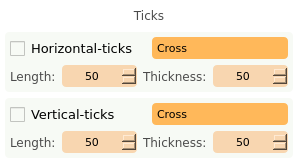
    <widget class="QFrame" name="verticalFrame_6">
     <property name="styleSheet">
      <string notr="true">background-color: rgb(255, 255, 255);
border-radius: 4px;</string>
     </property>
     <layout class="QVBoxLayout" name="verticalLayout_12">
      <property name="leftMargin">
       <number>5</number>
      </property>
      <property name="topMargin">
       <number>5</number>
      </property>
      <property name="rightMargin">
       <number>5</number>
      </property>
      <property name="bottomMargin">
       <number>5</number>
      </property>
      <item>
       <widget class="QLabel" name="static_odsc_label_31">
        <property name="minimumSize">
         <size>
          <width>0</width>
          <height>21</height>
         </size>
        </property>
        <property name="font">
         <font>
          <family>Verdana</family>
          <pointsize>9</pointsize>
          <weight>50</weight>
          <italic>false</italic>
          <bold>false</bold>
         </font>
        </property>
        <property name="styleSheet">
         <string notr="true">color: rgb(75, 75, 75);</string>
        </property>
        <property name="text">
         <string>Ticks</string>
        </property>
        <property name="alignment">
         <set>Qt::AlignCenter</set>
        </property>
       </widget>
      </item>
      <item>
       <widget class="QFrame" name="frame_28">
        <property name="styleSheet">
         <string notr="true">background-color: rgb(247, 250, 245);
border-radius: 4px;</string>
        </property>
        <layout class="QVBoxLayout" name="verticalLayout_5" stretch="0,0">
         <property name="leftMargin">
          <number>5</number>
         </property>
         <property name="topMargin">
          <number>5</number>
         </property>
         <property name="rightMargin">
          <number>5</number>
         </property>
         <property name="bottomMargin">
          <number>5</number>
         </property>
         <item>
          <layout class="QHBoxLayout" name="horizontalLayout_12">
           <item>
            <widget class="QCheckBox" name="qtvar_convertImages_multiSampleCheckbox_5">
             <property name="font">
              <font>
               <family>Verdana</family>
               <pointsize>10</pointsize>
               <weight>50</weight>
               <bold>false</bold>
              </font>
             </property>
             <property name="layoutDirection">
              <enum>Qt::LeftToRight</enum>
             </property>
             <property name="styleSheet">
              <string notr="true">QCheckBox::indicator
{
width: 15px;
height: 15px;

}

QCheckBox::indicator::unchecked
{
	image: url(:/ui/qt/resources/checkbox/checkbox_unchecked.png);
}

QCheckBox::indicator:unchecked:hover
{
	image: url(:/ui/qt/resources/checkbox/checkbox_unchecked_hover.png);
}

QCheckBox::indicator:unchecked:pressed
{
	image: url(:/ui/qt/resources/checkbox/checkbox_unchecked_pressed.png);
}

QCheckBox::indicator::checked 
{
	image: url(:/ui/qt/resources/checkbox/checkbox_checked.png);
}

QCheckBox::indicator:checked:hover 
{
	image: url(:/ui/qt/resources/checkbox/checkbox_checked_hover.png);
}

QCheckBox::indicator:checked:pressed 
{
	image: url(:/ui/qt/resources/checkbox/checkbox_checked_pressed.png);
}</string>
             </property>
             <property name="text">
              <string>Horizontal-ticks</string>
             </property>
            </widget>
           </item>
           <item>
            <widget class="QComboBox" name="pyqt5_combo_ef_formula_4">
             <property name="minimumSize">
              <size>
               <width>100</width>
               <height>22</height>
              </size>
             </property>
             <property name="font">
              <font>
               <family>Verdana</family>
               <pointsize>8</pointsize>
              </font>
             </property>
             <property name="styleSheet">
              <string notr="true">QComboBox
{
border-radius: 4px;
padding-left: 5px;
background-color: rgb(255, 184, 90);
}

QComboBox:hover
{
background-color: rgb(248,214,176);
}

QComboBox::drop-down{
background-color: transparent;
border-radius: 4px;
}

QComboBox::drop-down:hover{
background-color: transparent;
}

QComboBox::down-arrow
{
image: url(:/ui/qt/resources/dropdown/dropdown_arrow.png);
margin-right: 5px;
}

QComboBox QListView {
background-color: rgb(255, 184, 90);
padding:4px;
}

QComboBox QListView::item {
padding:15px;
}

</string>
             </property>
             <property name="editable">
              <bool>false</bool>
             </property>
             <property name="currentIndex">
              <number>0</number>
             </property>
             <property name="frame">
              <bool>true</bool>
             </property>
             <item>
              <property name="text">
               <string>Cross</string>
              </property>
             </item>
             <item>
              <property name="text">
               <string>Inwards</string>
              </property>
             </item>
             <item>
              <property name="text">
               <string>Outwards</string>
              </property>
             </item>
            </widget>
           </item>
          </layout>
         </item>
         <item>
          <layout class="QHBoxLayout" name="horizontalLayout_13">
           <item>
            <widget class="QLabel" name="static_odsc_label_39">
             <property name="minimumSize">
              <size>
               <width>0</width>
               <height>21</height>
              </size>
             </property>
             <property name="font">
              <font>
               <family>Verdana</family>
               <pointsize>9</pointsize>
               <weight>50</weight>
               <italic>false</italic>
               <bold>false</bold>
              </font>
             </property>
             <property name="styleSheet">
              <string notr="true">color: rgb(75, 75, 75);</string>
             </property>
             <property name="text">
              <string>Length:</string>
             </property>
            </widget>
           </item>
           <item>
            <widget class="QSpinBox" name="qtvar_convertImages_minedgespacing_15">
             <property name="minimumSize">
              <size>
               <width>75</width>
               <height>22</height>
              </size>
             </property>
             <property name="maximumSize">
              <size>
               <width>100</width>
               <height>16777215</height>
              </size>
             </property>
             <property name="font">
              <font>
               <family>Verdana</family>
               <pointsize>8</pointsize>
              </font>
             </property>
             <property name="layoutDirection">
              <enum>Qt::LeftToRight</enum>
             </property>
             <property name="styleSheet">
              <string notr="true">QSpinBox {
background-color: rgb(248, 214, 176);
border-radius: 4px;
padding: 0px 2px 0px 2px;
border-width: 3;
}

QSpinBox:hover {
background-color: rgb(255, 184, 90);
}

QSpinBox:selected {
background-color: rgb(255, 184, 90);
}

QSpinBox::up-button {
subcontrol-origin: border;
subcontrol-position: right;
image: url(:/ui/qt/resources/spinbox/spinbox_hover_right.png);
 }

QSpinBox::down-button {
subcontrol-origin: border;
subcontrol-position: left;
image: url(:/ui/qt/resources/spinbox/spinbox_hover_left.png);
 }

QSpinBox::up-button:hover {
image: url(:/ui/qt/resources/spinbox/spinbox_right.png);
 }

QSpinBox::down-button:hover {
image: url(:/ui/qt/resources/spinbox/spinbox_left.png);	
 }

QSpinBox::up-button:pressed {
image: url(:/ui/qt/resources/spinbox/spinbox_pressed_right.png);
}

QSpinBox::down-button:pressed {
image: url(:/ui/qt/resources/spinbox/spinbox_pressed_left.png);
 }</string>
             </property>
             <property name="alignment">
              <set>Qt::AlignCenter</set>
             </property>
             <property name="minimum">
              <number>-500</number>
             </property>
             <property name="maximum">
              <number>500</number>
             </property>
             <property name="value">
              <number>50</number>
             </property>
            </widget>
           </item>
           <item>
            <widget class="QLabel" name="static_odsc_label_40">
             <property name="minimumSize">
              <size>
               <width>0</width>
               <height>21</height>
              </size>
             </property>
             <property name="font">
              <font>
               <family>Verdana</family>
               <pointsize>9</pointsize>
               <weight>50</weight>
               <italic>false</italic>
               <bold>false</bold>
              </font>
             </property>
             <property name="styleSheet">
              <string notr="true">color: rgb(75, 75, 75);</string>
             </property>
             <property name="text">
              <string>Thickness:</string>
             </property>
            </widget>
           </item>
           <item>
            <widget class="QSpinBox" name="qtvar_convertImages_minedgespacing_16">
             <property name="minimumSize">
              <size>
               <width>75</width>
               <height>22</height>
              </size>
             </property>
             <property name="maximumSize">
              <size>
               <width>100</width>
               <height>16777215</height>
              </size>
             </property>
             <property name="font">
              <font>
               <family>Verdana</family>
               <pointsize>8</pointsize>
              </font>
             </property>
             <property name="layoutDirection">
              <enum>Qt::LeftToRight</enum>
             </property>
             <property name="styleSheet">
              <string notr="true">QSpinBox {
background-color: rgb(248, 214, 176);
border-radius: 4px;
padding: 0px 2px 0px 2px;
border-width: 3;
}

QSpinBox:hover {
background-color: rgb(255, 184, 90);
}

QSpinBox:selected {
background-color: rgb(255, 184, 90);
}

QSpinBox::up-button {
subcontrol-origin: border;
subcontrol-position: right;
image: url(:/ui/qt/resources/spinbox/spinbox_hover_right.png);
 }

QSpinBox::down-button {
subcontrol-origin: border;
subcontrol-position: left;
image: url(:/ui/qt/resources/spinbox/spinbox_hover_left.png);
 }

QSpinBox::up-button:hover {
image: url(:/ui/qt/resources/spinbox/spinbox_right.png);
 }

QSpinBox::down-button:hover {
image: url(:/ui/qt/resources/spinbox/spinbox_left.png);	
 }

QSpinBox::up-button:pressed {
image: url(:/ui/qt/resources/spinbox/spinbox_pressed_right.png);
}

QSpinBox::down-button:pressed {
image: url(:/ui/qt/resources/spinbox/spinbox_pressed_left.png);
 }</string>
             </property>
             <property name="alignment">
              <set>Qt::AlignCenter</set>
             </property>
             <property name="minimum">
              <number>-500</number>
             </property>
             <property name="maximum">
              <number>500</number>
             </property>
             <property name="value">
              <number>50</number>
             </property>
            </widget>
           </item>
          </layout>
         </item>
        </layout>
       </widget>
      </item>
      <item>
       <widget class="QFrame" name="frame_23">
        <property name="styleSheet">
         <string notr="true">background-color: rgb(247, 250, 245);
border-radius: 4px;</string>
        </property>
        <layout class="QVBoxLayout" name="verticalLayout_4" stretch="0,0">
         <property name="leftMargin">
          <number>5</number>
         </property>
         <property name="topMargin">
          <number>5</number>
         </property>
         <property name="rightMargin">
          <number>5</number>
         </property>
         <property name="bottomMargin">
          <number>5</number>
         </property>
         <item>
          <layout class="QHBoxLayout" name="horizontalLayout_10">
           <item>
            <widget class="QCheckBox" name="qtvar_convertImages_multiSampleCheckbox_3">
             <property name="font">
              <font>
               <family>Verdana</family>
               <pointsize>10</pointsize>
               <weight>50</weight>
               <bold>false</bold>
              </font>
             </property>
             <property name="layoutDirection">
              <enum>Qt::LeftToRight</enum>
             </property>
             <property name="styleSheet">
              <string notr="true">QCheckBox::indicator
{
width: 15px;
height: 15px;

}

QCheckBox::indicator::unchecked
{
	image: url(:/ui/qt/resources/checkbox/checkbox_unchecked.png);
}

QCheckBox::indicator:unchecked:hover
{
	image: url(:/ui/qt/resources/checkbox/checkbox_unchecked_hover.png);
}

QCheckBox::indicator:unchecked:pressed
{
	image: url(:/ui/qt/resources/checkbox/checkbox_unchecked_pressed.png);
}

QCheckBox::indicator::checked 
{
	image: url(:/ui/qt/resources/checkbox/checkbox_checked.png);
}

QCheckBox::indicator:checked:hover 
{
	image: url(:/ui/qt/resources/checkbox/checkbox_checked_hover.png);
}

QCheckBox::indicator:checked:pressed 
{
	image: url(:/ui/qt/resources/checkbox/checkbox_checked_pressed.png);
}</string>
             </property>
             <property name="text">
              <string>Vertical-ticks</string>
             </property>
            </widget>
           </item>
           <item>
            <widget class="QComboBox" name="pyqt5_combo_ef_formula_5">
             <property name="minimumSize">
              <size>
               <width>100</width>
               <height>22</height>
              </size>
             </property>
             <property name="font">
              <font>
               <family>Verdana</family>
               <pointsize>8</pointsize>
              </font>
             </property>
             <property name="styleSheet">
              <string notr="true">QComboBox
{
border-radius: 4px;
padding-left: 5px;
background-color: rgb(255, 184, 90);
}

QComboBox:hover
{
background-color: rgb(248,214,176);
}

QComboBox::drop-down{
background-color: transparent;
border-radius: 4px;
}

QComboBox::drop-down:hover{
background-color: transparent;
}

QComboBox::down-arrow
{
image: url(:/ui/qt/resources/dropdown/dropdown_arrow.png);
margin-right: 5px;
}

QComboBox QListView {
background-color: rgb(255, 184, 90);
padding:4px;
}

QComboBox QListView::item {
padding:15px;
}

</string>
             </property>
             <property name="editable">
              <bool>false</bool>
             </property>
             <property name="currentIndex">
              <number>0</number>
             </property>
             <property name="frame">
              <bool>true</bool>
             </property>
             <item>
              <property name="text">
               <string>Cross</string>
              </property>
             </item>
             <item>
              <property name="text">
               <string>Inwards</string>
              </property>
             </item>
             <item>
              <property name="text">
               <string>Outwards</string>
              </property>
             </item>
            </widget>
           </item>
          </layout>
         </item>
         <item>
          <layout class="QHBoxLayout" name="horizontalLayout_11">
           <item>
            <widget class="QLabel" name="static_odsc_label_34">
             <property name="minimumSize">
              <size>
               <width>0</width>
               <height>21</height>
              </size>
             </property>
             <property name="font">
              <font>
               <family>Verdana</family>
               <pointsize>9</pointsize>
               <weight>50</weight>
               <italic>false</italic>
               <bold>false</bold>
              </font>
             </property>
             <property name="styleSheet">
              <string notr="true">color: rgb(75, 75, 75);</string>
             </property>
             <property name="text">
              <string>Length:</string>
             </property>
            </widget>
           </item>
           <item>
            <widget class="QSpinBox" name="qtvar_convertImages_minedgespacing_13">
             <property name="minimumSize">
              <size>
               <width>75</width>
               <height>22</height>
              </size>
             </property>
             <property name="maximumSize">
              <size>
               <width>100</width>
               <height>16777215</height>
              </size>
             </property>
             <property name="font">
              <font>
               <family>Verdana</family>
               <pointsize>8</pointsize>
              </font>
             </property>
             <property name="layoutDirection">
              <enum>Qt::LeftToRight</enum>
             </property>
             <property name="styleSheet">
              <string notr="true">QSpinBox {
background-color: rgb(248, 214, 176);
border-radius: 4px;
padding: 0px 2px 0px 2px;
border-width: 3;
}

QSpinBox:hover {
background-color: rgb(255, 184, 90);
}

QSpinBox:selected {
background-color: rgb(255, 184, 90);
}

QSpinBox::up-button {
subcontrol-origin: border;
subcontrol-position: right;
image: url(:/ui/qt/resources/spinbox/spinbox_hover_right.png);
 }

QSpinBox::down-button {
subcontrol-origin: border;
subcontrol-position: left;
image: url(:/ui/qt/resources/spinbox/spinbox_hover_left.png);
 }

QSpinBox::up-button:hover {
image: url(:/ui/qt/resources/spinbox/spinbox_right.png);
 }

QSpinBox::down-button:hover {
image: url(:/ui/qt/resources/spinbox/spinbox_left.png);	
 }

QSpinBox::up-button:pressed {
image: url(:/ui/qt/resources/spinbox/spinbox_pressed_right.png);
}

QSpinBox::down-button:pressed {
image: url(:/ui/qt/resources/spinbox/spinbox_pressed_left.png);
 }</string>
             </property>
             <property name="alignment">
              <set>Qt::AlignCenter</set>
             </property>
             <property name="minimum">
              <number>-500</number>
             </property>
             <property name="maximum">
              <number>500</number>
             </property>
             <property name="value">
              <number>50</number>
             </property>
            </widget>
           </item>
           <item>
            <widget class="QLabel" name="static_odsc_label_37">
             <property name="minimumSize">
              <size>
               <width>0</width>
               <height>21</height>
              </size>
             </property>
             <property name="font">
              <font>
               <family>Verdana</family>
               <pointsize>9</pointsize>
               <weight>50</weight>
               <italic>false</italic>
               <bold>false</bold>
              </font>
             </property>
             <property name="styleSheet">
              <string notr="true">color: rgb(75, 75, 75);</string>
             </property>
             <property name="text">
              <string>Thickness:</string>
             </property>
            </widget>
           </item>
           <item>
            <widget class="QSpinBox" name="qtvar_convertImages_minedgespacing_14">
             <property name="minimumSize">
              <size>
               <width>75</width>
               <height>22</height>
              </size>
             </property>
             <property name="maximumSize">
              <size>
               <width>100</width>
               <height>16777215</height>
              </size>
             </property>
             <property name="font">
              <font>
               <family>Verdana</family>
               <pointsize>8</pointsize>
              </font>
             </property>
             <property name="layoutDirection">
              <enum>Qt::LeftToRight</enum>
             </property>
             <property name="styleSheet">
              <string notr="true">QSpinBox {
background-color: rgb(248, 214, 176);
border-radius: 4px;
padding: 0px 2px 0px 2px;
border-width: 3;
}

QSpinBox:hover {
background-color: rgb(255, 184, 90);
}

QSpinBox:selected {
background-color: rgb(255, 184, 90);
}

QSpinBox::up-button {
subcontrol-origin: border;
subcontrol-position: right;
image: url(:/ui/qt/resources/spinbox/spinbox_hover_right.png);
 }

QSpinBox::down-button {
subcontrol-origin: border;
subcontrol-position: left;
image: url(:/ui/qt/resources/spinbox/spinbox_hover_left.png);
 }

QSpinBox::up-button:hover {
image: url(:/ui/qt/resources/spinbox/spinbox_right.png);
 }

QSpinBox::down-button:hover {
image: url(:/ui/qt/resources/spinbox/spinbox_left.png);	
 }

QSpinBox::up-button:pressed {
image: url(:/ui/qt/resources/spinbox/spinbox_pressed_right.png);
}

QSpinBox::down-button:pressed {
image: url(:/ui/qt/resources/spinbox/spinbox_pressed_left.png);
 }</string>
             </property>
             <property name="alignment">
              <set>Qt::AlignCenter</set>
             </property>
             <property name="minimum">
              <number>-500</number>
             </property>
             <property name="maximum">
              <number>500</number>
             </property>
             <property name="value">
              <number>50</number>
             </property>
            </widget>
           </item>
          </layout>
         </item>
        </layout>
       </widget>
      </item>
     </layout>
    </widget>
